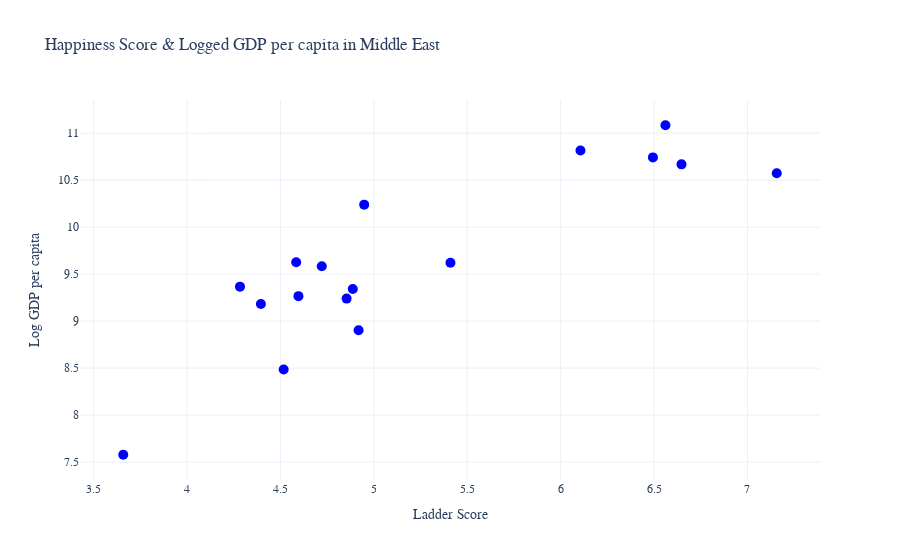

The cell this chart's notebook holds for it:
### Code cell
trace = go.Scatter(x=middle_east[middle_east["year"]==2021]['Life Ladder'],y=middle_east[middle_east["year"]==2021]['Log GDP per capita'],text = middle_east['Country name'],mode='markers',marker={'color':'blue', 'size':10})
df=[trace]
layout = go.Layout(title='Happiness Score & Logged GDP per capita in Middle East',xaxis=dict(title='Ladder Score'),yaxis=dict(title='Log GDP per capita'),hovermode='closest')
figure = go.Figure(data=df,layout=layout)
figure.update_layout(template='plotly_white',
                  font=dict(family="Oswald', sans-serif"))
figure.show()

### Figure 1 — Plotly figure (JSON) as saved in the notebook; plotly's stock layout.template omitted (floating-point values rounded to 4 significant figures; data arrays with more than 128 entries replaced by an {"elided": "..."} marker saying what was removed)
{"data": [{"marker": {"color": "blue", "size": 10}, "mode": "markers", "text": {"elided": "228 str values"}, "type": "scatter", "x": [4.887, 6.647, 4.283, 4.721, 4.854, 7.157, 4.395, 6.106, 4.584, 5.41, 4.918, 4.517, 6.494, 4.596, 4.948, 6.561, 3.658], "y": [9.342, 10.67, 9.367, 9.584, 9.24, 10.57, 9.182, 10.82, 9.626, 9.622, 8.903, 8.485, 10.74, 9.266, 10.24, 11.09, 7.578]}], "layout": {"font": {"family": "Oswald', sans-serif"}, "hovermode": "closest", "title": {"text": "Happiness Score & Logged GDP per capita in Middle East"}, "xaxis": {"title": {"text": "Ladder Score"}}, "yaxis": {"title": {"text": "Log GDP per capita"}}}}
